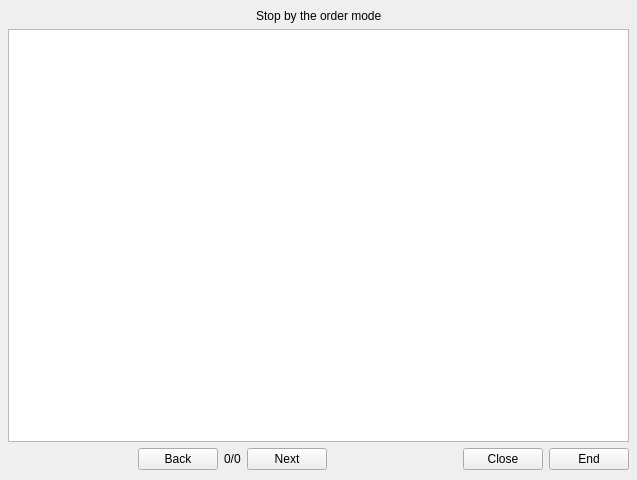
<?xml version="1.0" encoding="UTF-8"?>
<ui version="4.0">
 <class>EntrustEndDialog</class>
 <widget class="QDialog" name="EntrustEndDialog">
  <property name="geometry">
   <rect>
    <x>0</x>
    <y>0</y>
    <width>637</width>
    <height>480</height>
   </rect>
  </property>
  <property name="windowTitle">
   <string>Dialog</string>
  </property>
  <property name="windowIcon">
   <iconset resource="../controller.qrc">
    <normaloff>:/images/controller.ico</normaloff>:/images/controller.ico</iconset>
  </property>
  <widget class="QWidget" name="layoutWidget">
   <property name="geometry">
    <rect>
     <x>8</x>
     <y>9</y>
     <width>621</width>
     <height>461</height>
    </rect>
   </property>
   <layout class="QVBoxLayout" name="verticalLayout">
    <item>
     <layout class="QHBoxLayout" name="horizontalLayout_2">
      <item>
       <spacer name="horizontalSpacer_4">
        <property name="orientation">
         <enum>Qt::Horizontal</enum>
        </property>
        <property name="sizeHint" stdset="0">
         <size>
          <width>13</width>
          <height>13</height>
         </size>
        </property>
       </spacer>
      </item>
      <item>
       <widget class="QLabel" name="label">
        <property name="text">
         <string>Stop by the order mode</string>
        </property>
       </widget>
      </item>
      <item>
       <spacer name="horizontalSpacer_3">
        <property name="orientation">
         <enum>Qt::Horizontal</enum>
        </property>
        <property name="sizeHint" stdset="0">
         <size>
          <width>13</width>
          <height>13</height>
         </size>
        </property>
       </spacer>
      </item>
     </layout>
    </item>
    <item>
     <widget class="QTableView" name="entrustTableView"/>
    </item>
    <item>
     <layout class="QHBoxLayout" name="horizontalLayout">
      <item>
       <spacer name="horizontalSpacer">
        <property name="orientation">
         <enum>Qt::Horizontal</enum>
        </property>
        <property name="sizeHint" stdset="0">
         <size>
          <width>10</width>
          <height>0</height>
         </size>
        </property>
       </spacer>
      </item>
      <item>
       <widget class="QPushButton" name="prevButton">
        <property name="focusPolicy">
         <enum>Qt::NoFocus</enum>
        </property>
        <property name="text">
         <string>Back</string>
        </property>
        <property name="icon">
         <iconset resource="../controller.qrc">
          <normaloff>:/images/arrow_left.png</normaloff>:/images/arrow_left.png</iconset>
        </property>
       </widget>
      </item>
      <item>
       <widget class="QLabel" name="pageLabel">
        <property name="text">
         <string>0/0</string>
        </property>
       </widget>
      </item>
      <item>
       <widget class="QPushButton" name="nextButton">
        <property name="focusPolicy">
         <enum>Qt::NoFocus</enum>
        </property>
        <property name="text">
         <string>Next</string>
        </property>
        <property name="icon">
         <iconset resource="../controller.qrc">
          <normaloff>:/images/arrow_right.png</normaloff>:/images/arrow_right.png</iconset>
        </property>
       </widget>
      </item>
      <item>
       <spacer name="horizontalSpacer_2">
        <property name="orientation">
         <enum>Qt::Horizontal</enum>
        </property>
        <property name="sizeHint" stdset="0">
         <size>
          <width>40</width>
          <height>20</height>
         </size>
        </property>
       </spacer>
      </item>
      <item>
       <widget class="QPushButton" name="closeButton">
        <property name="focusPolicy">
         <enum>Qt::NoFocus</enum>
        </property>
        <property name="text">
         <string>Close</string>
        </property>
        <property name="icon">
         <iconset resource="../controller.qrc">
          <normaloff>:/images/btn_close.png</normaloff>:/images/btn_close.png</iconset>
        </property>
       </widget>
      </item>
      <item>
       <widget class="QPushButton" name="endButton">
        <property name="focusPolicy">
         <enum>Qt::NoFocus</enum>
        </property>
        <property name="text">
         <string>End</string>
        </property>
        <property name="icon">
         <iconset resource="../controller.qrc">
          <normaloff>:/images/btn_end.png</normaloff>:/images/btn_end.png</iconset>
        </property>
       </widget>
      </item>
     </layout>
    </item>
   </layout>
  </widget>
 </widget>
 <resources>
  <include location="../controller.qrc"/>
 </resources>
 <connections/>
</ui>
